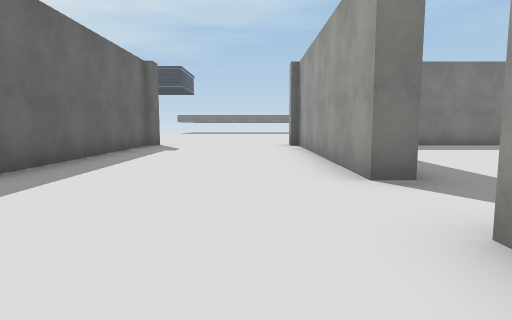
view 1 (above)

24 first-person views from a walk through a 3-D level made in the Unity game engine. The camera is 1.2 m above the floor, tilts 6° down and sees 75° across. Doors are open. The floor is counted in squares, 2 m on a side. Each view is taken from the middle of a square. On the plan, view 1 faces up. The plan holds only what a view shows up to about 10 squares ahead; the rest is blank. The place goes on beyond the plan. The player is left out. Some surface patterns are stand-ins.

view 2
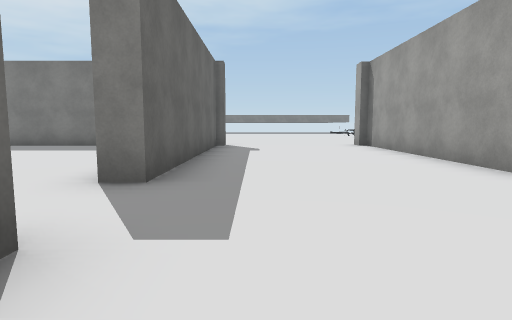

view 3
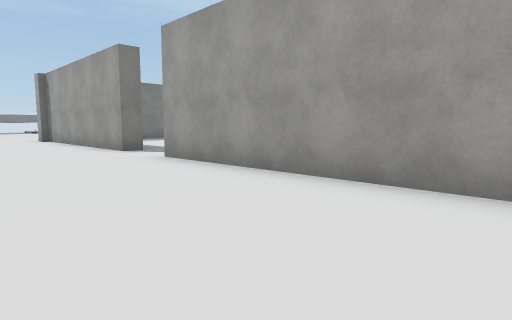

view 4
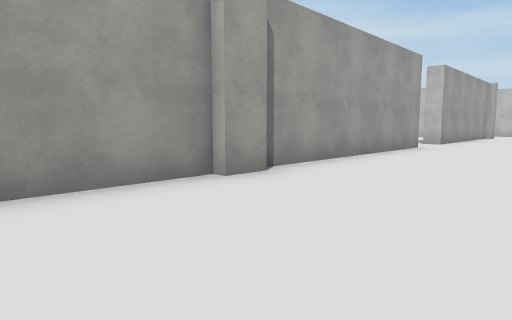

view 5
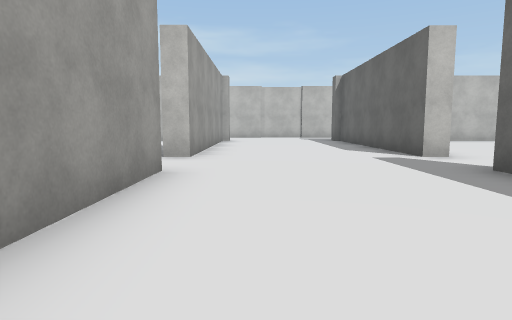

view 6
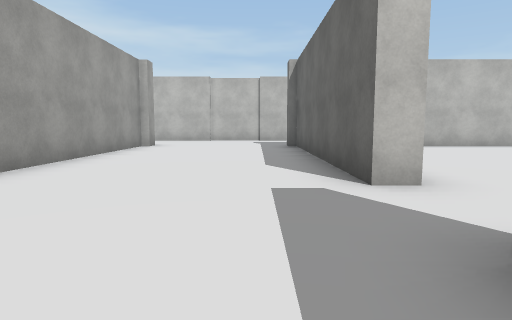

view 7
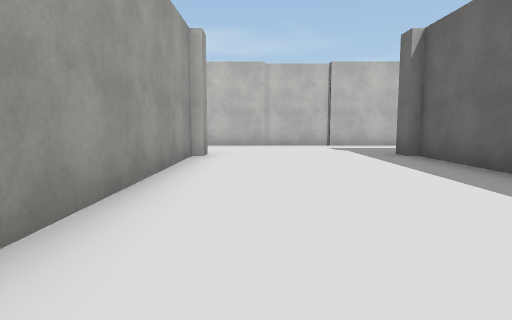

view 8
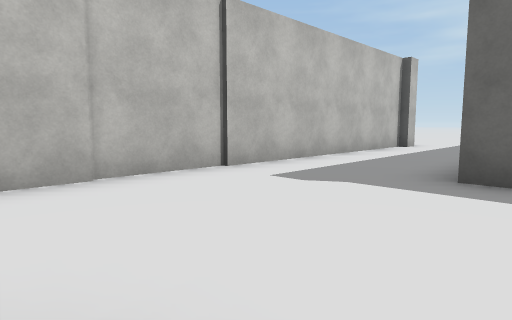

view 9
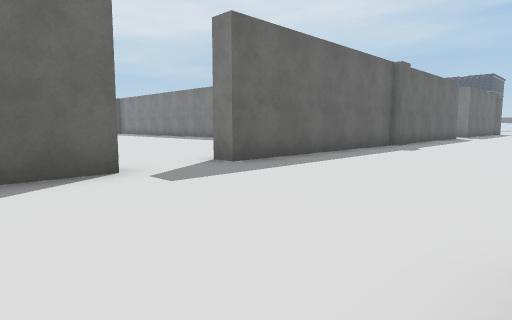

view 10
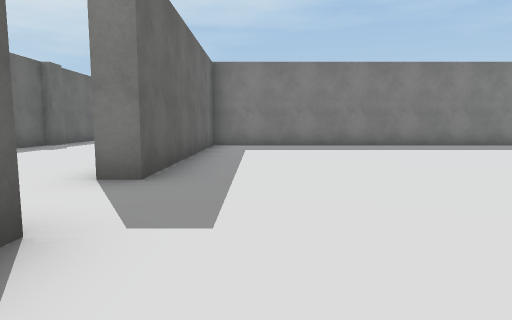

view 11
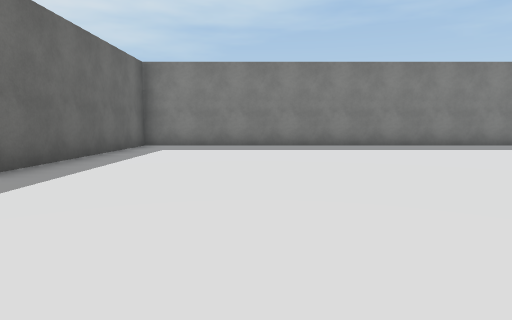

view 12
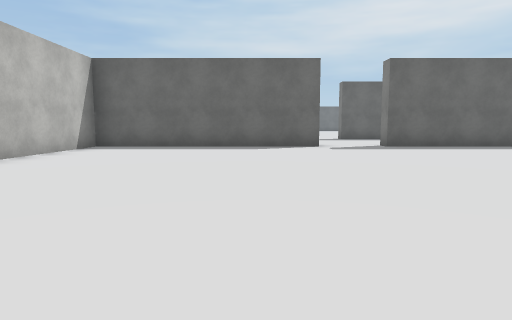

view 13
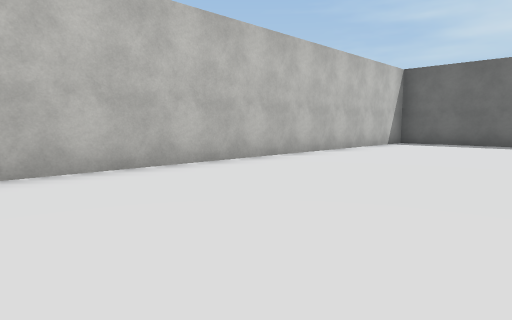

view 14
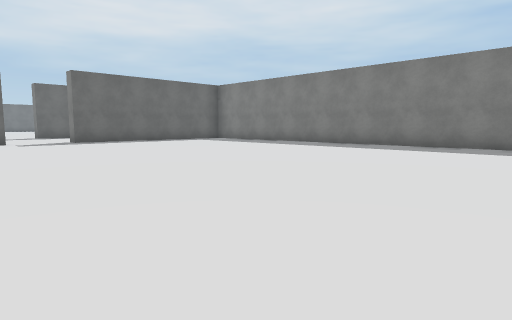

view 15
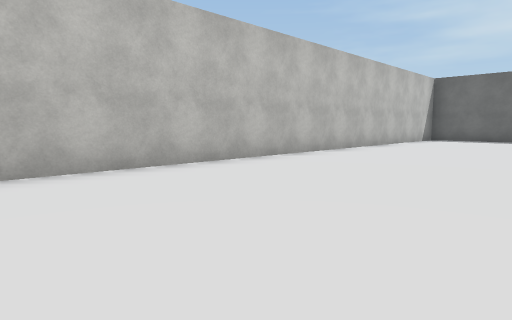

view 16
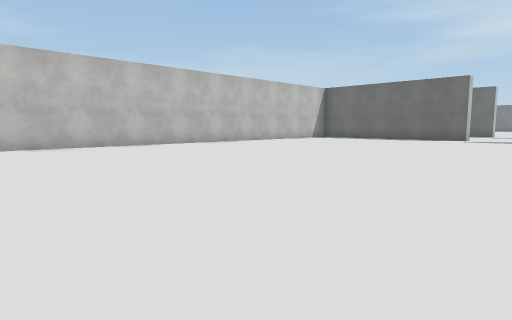

view 17
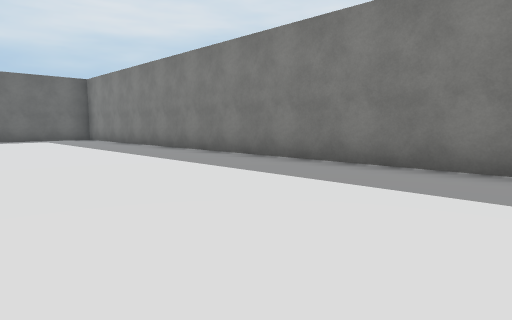

view 18
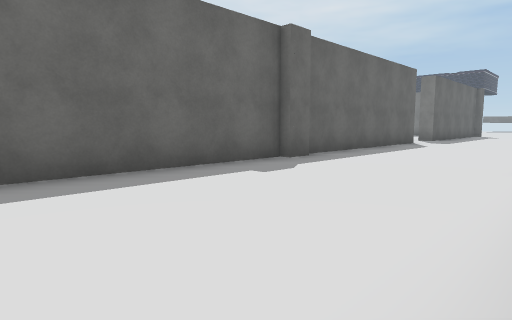

view 19
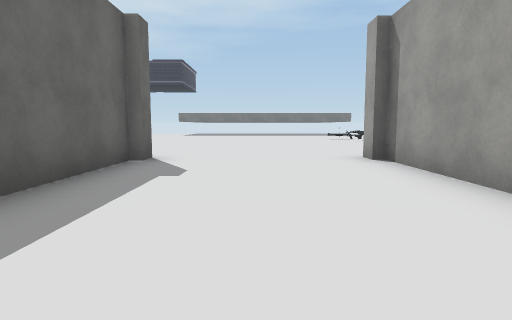

view 20
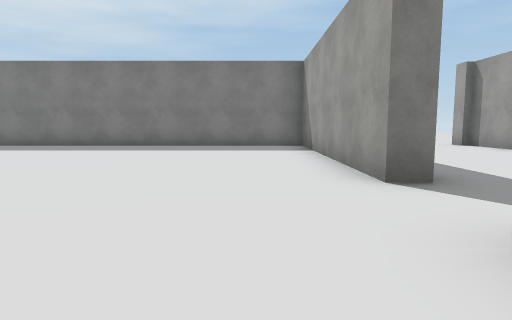

view 21
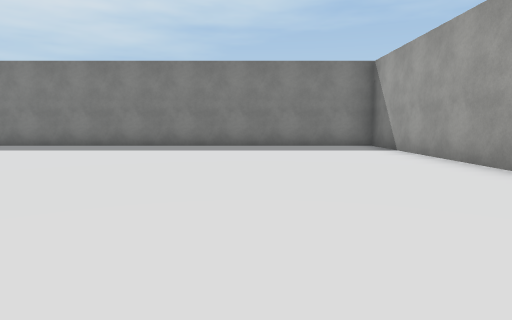

view 22
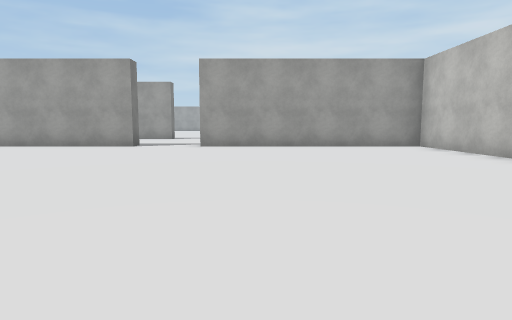

view 23
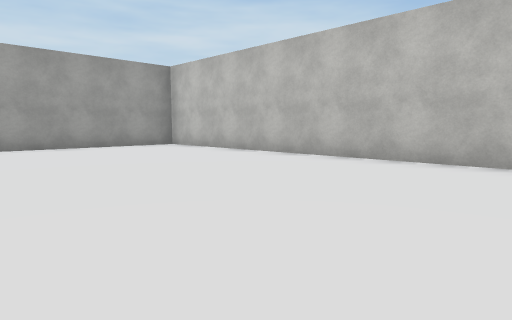

view 24
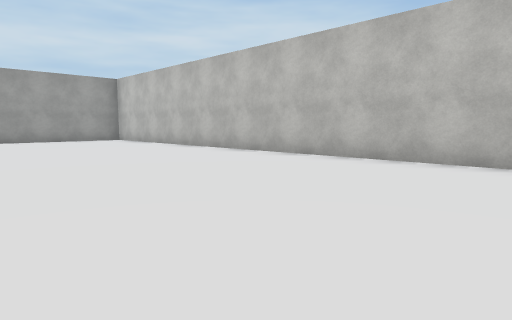

### Floor plan
Points are (right, up) in squares from view 1. A wall is a line through its corners. A room is listed if a view was taken in it or the views show most of it. See-through windows are left out.
Room 1 (views 1, 2, 3, 4, 5, 6, 7, 8, 9, 18, 19)
walls: (-2.9, -4.5) (-2.9, -5.2); (1.2, -4.5) (1.2, 1.8); (-3.1, -5.1) (-3.1, -11.4) (-3.8, -11.4); (1, -5.2) (1, -4.5); (-3.1, 1.6) (-3.1, -4.4); (1.8, 3.4) (1.2, 3.4) (1.2, 9.8); (1.7, -11.4) (1.2, -11.4) (1.2, -5.4); (-3.8, -13.3) (-3.1, -13.3) (-3.1, -19.5); (1, 9.6) (1, 10.2); (-3.1, 9.8) (-3.1, 3.4) (-3.6, 3.4); (-2.9, 10.2) (-2.9, 9.6); (-2.9, -19.4) (-2.9, -20); (1.2, -19.5) (1.2, -13.3); (1, -20) (1, -19.4); (-8.9, -22.5) (-8.2, -22.5); (-8.4, -22.7) (0.5, -22.7)
ways out: opening at (2, -12) to room 2; open door at (1, -13) to room 2; opening at (-3, 2.5) to room 3; opening at (-3, -12.5); opening at (1.5, -21.5); opening at (2, 2.5)
Room 2 (views 10, 11, 12, 13, 14, 15, 16, 17)
walls: (1.2, -13.3) (1.7, -13.3) (1.7, -19.4) (15.5, -19.4); (15.5, -5.2) (1.7, -5.2) (1.7, -11.4)
ways out: opening at (2, -12) to room 1; open door at (1, -13) to room 1
Room 3 (views 20, 21, 22, 23, 24)
walls: (-16.4, -4.6) (-3.6, -4.6) (-3.6, 1.6); (-3.6, 3.4) (-3.6, 9.6) (-14.5, 9.6)
ways out: opening at (-3, 2.5) to room 1

Where each view was taken, in squares from view 1:
view 1: 0 up, 0 right, facing up
view 2: 0 up, 2 left, facing up
view 3: 4 down, 2 left, facing up-right
view 4: 2 down, 2 left, facing down-right
view 5: 7 down, 0 right, facing down
view 6: 10 down, 2 left, facing down
view 7: 13 down, 0 right, facing down
view 8: 19 down, 1 right, facing down-left
view 9: 15 down, 1 right, facing up-left
view 10: 15 down, 3 right, facing up
view 11: 15 down, 5 right, facing up
view 12: 15 down, 11 right, facing left
view 13: 15 down, 13 right, facing down-left
view 14: 15 down, 14 right, facing up-left
view 15: 15 down, 16 right, facing down-left
view 16: 10 down, 16 right, facing down-left
view 17: 10 down, 16 right, facing up-left
view 18: 10 down, 1 right, facing up-left
view 19: 4 up, 1 left, facing up
view 20: 0 up, 5 left, facing up
view 21: 0 up, 7 left, facing up
view 22: 0 up, 13 left, facing right
view 23: 1 up, 13 left, facing down-right
view 24: 1 up, 17 left, facing down-right
